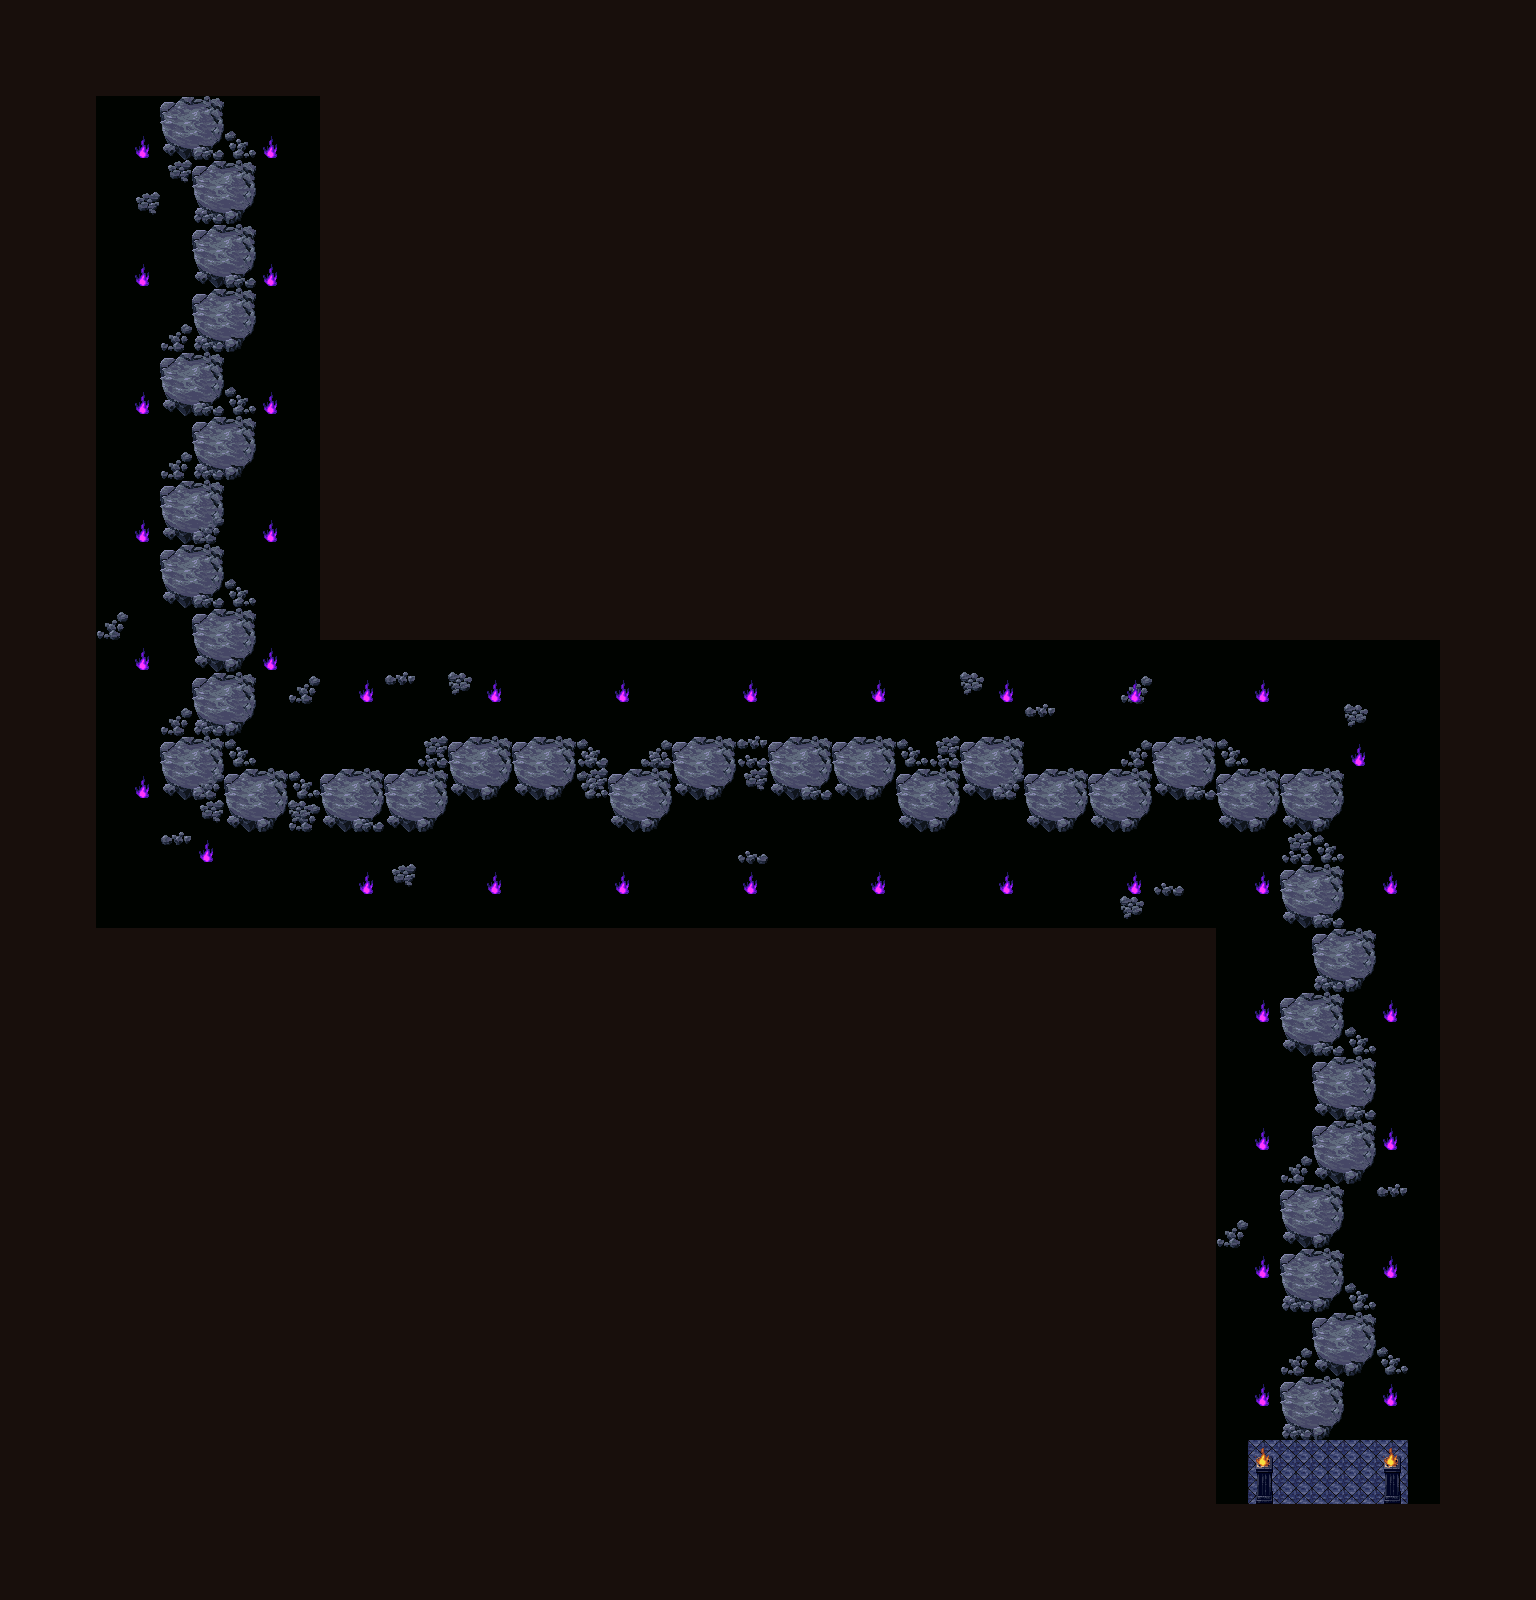

Rendered tile map (Tiled .tmx) drawn with the repository's tilesets; below, a short description and the map source with its tile grids summarised:
An orthogonal 48x50 tile map with 32x32 px tiles, 11 tile layers (objects-3, shadow, collijon, rock-2, ...), 1 hidden layer not drawn.

<map version="1.10" tiledversion="1.10.1" orientation="orthogonal" renderorder="right-down" width="48" height="50" tilewidth="32" tileheight="32" infinite="0" nextlayerid="19" nextobjectid="1">
  <tileset firstgid="1" source="../39,40_tsx/39,40_maptip.tsx" />
  <layer id="3" name="wall" width="48" height="50" visible="0">
    <data>[2400 cells, 578 non-empty, 15 distinct tile ids]</data>
  </layer>
  <layer id="15" name="objects-3" width="48" height="50">
    <data>[2400 cells, 2400 non-empty, 1 distinct tile ids]</data>
  </layer>
  <layer id="5" name="shadow" width="48" height="50">
    <data>[2400 cells, 2400 non-empty, 2 distinct tile ids]</data>
  </layer>
  <layer id="10" name="collijon" width="48" height="50">
    <data>[2400 cells, 248 non-empty, 1 distinct tile ids]</data>
  </layer>
  <layer id="18" name="rock-2" width="48" height="50">
    <data>[2400 cells, 170 non-empty, 10 distinct tile ids]</data>
  </layer>
  <layer id="16" name="rock-1" width="48" height="50">
    <data>[2400 cells, 47 non-empty, 6 distinct tile ids]</data>
  </layer>
  <layer id="1" name="floor" width="48" height="50">
    <data>[2400 cells, 1437 non-empty, 2 distinct tile ids]</data>
  </layer>
  <layer id="17" name="objects-2" width="48" height="50">
    <data>[2400 cells, 40 non-empty, 2 distinct tile ids]</data>
  </layer>
  <layer id="8" name="chara" width="48" height="50">
    <data>[2400 cells, 0 non-empty, 0 distinct tile ids]</data>
  </layer>
  <layer id="9" name="objects-1" width="48" height="50">
    <data>[2400 cells, 2 non-empty, 1 distinct tile ids]</data>
  </layer>
  <layer id="14" name="item" width="48" height="50">
    <data>[2400 cells, 0 non-empty, 0 distinct tile ids]</data>
  </layer>
  <layer id="2" name="flame" width="48" height="50">
    <data>[2400 cells, 1777 non-empty, 1 distinct tile ids]</data>
  </layer>
</map>
